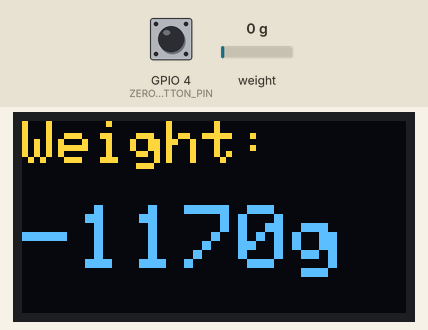
The sketch below on a simulated ESP32. Parts: 128×64 one-colour display. Inputs (shaded band) come from the test bench; at power-on: GPIO 4 (ZERO_BUTTON_PIN) HIGH, weight on the scale 0 g. The OLED is the two-colour kind (top 16 rows yellow); what the sketch prints to the serial monitor is not drawn.

Above: at 14.7 s.
14.8 s: GPIO 4 (ZERO_BUTTON_PIN) pulled LOW for 1.35 s
At 17.7 s:
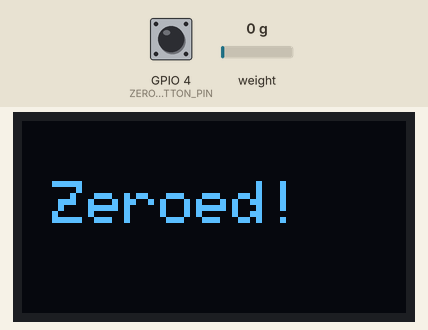
20.1 s: weight on the scale set to 100 g
At 21.5 s:
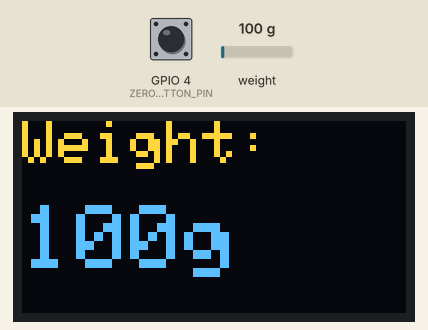
22.5 s: weight on the scale set to 1250 g
At 24.0 s:
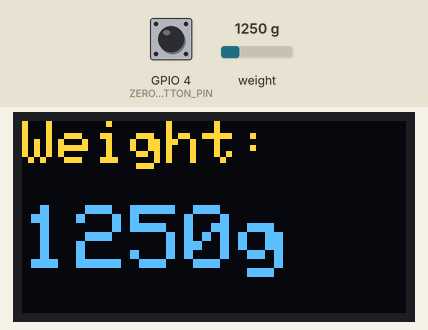
25.0 s: weight on the scale set to 2500 g
At 26.5 s:
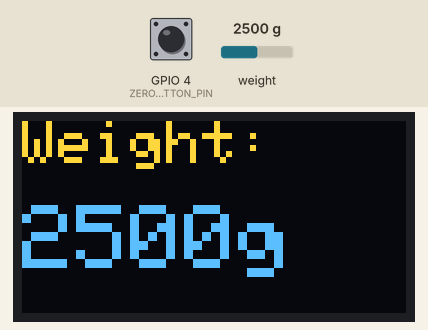
27.4 s: GPIO 4 (ZERO_BUTTON_PIN) pulled LOW for 3.2 s
At 32.2 s:
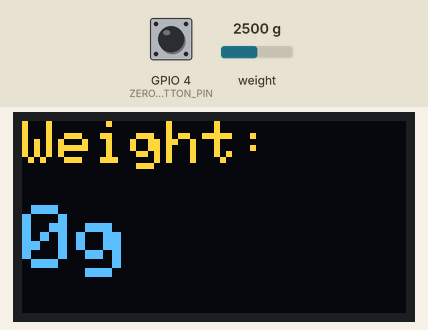
33.1 s: weight on the scale set to 3750 g
At 34.7 s:
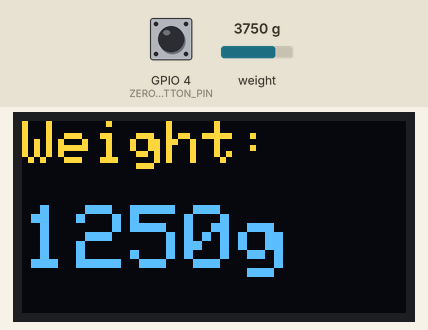
Timing chart, 0 to 36.2 s (numbered marks = the images above; inputs shaded):
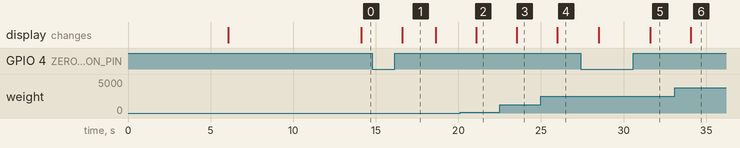

Measured:
- after the input at 14.8 s, the display: changes after 1.8 s (image 1)
- after the input at 20.1 s, the display: changes after 0.99 s (image 2)
- after the input at 22.5 s, the display: changes after 1.0 s (image 3)
- after the input at 25.0 s, the display: changes after 0.99 s (image 4)
- after the input at 27.4 s, the display: first changes after 1.1 s (image 5 shows a later state)
- after the input at 33.1 s, the display: changes after 0.98 s (image 6)
- what the display in image 1 shows lasts 2.0 s, from 16.6 s to 18.6 s

The sketch:

IV_monitoring.ino
```cpp
#include <WiFi.h>
#include <WebServer.h>
#include <Wire.h>
#include <Adafruit_GFX.h>
#include <Adafruit_SSD1306.h>
#include "HX711.h"

// ——— Access Point credentials ————————————————————
const char* AP_SSID = "ScaleAP";
const char* AP_PASS = "scale1234";

// ——— Web server setup ————————————————————————
WebServer server(80);

// ——— OLED display setup —————————————————————
#define SCREEN_WIDTH 128
#define SCREEN_HEIGHT 64
#define OLED_RESET   -1
Adafruit_SSD1306 display(SCREEN_WIDTH, SCREEN_HEIGHT, &Wire, OLED_RESET);

// ——— HX711 setup ——————————————————————————————
const int LOADCELL_DOUT_PIN = 23;  // DT → GPIO23
const int LOADCELL_SCK_PIN  = 19;  // SCK → GPIO19
HX711 scale;

// ——— Tare button setup ——————————————————————
const int ZERO_BUTTON_PIN = 4;     // Pushbutton to GND
float weightOffset = 0.0f;

// ——— Serve web page with current weight ——————————
void handleRoot() {
  float raw   = scale.get_units(10);
  float adj   = raw - weightOffset;
  int   w     = (int)round(adj);

  String html =
    "<!DOCTYPE html><html>"
    "<head><meta http-equiv='refresh' content='1'/>"
    "<title>ESP32 Scale</title></head>"
    "<body style='font-family:Arial; text-align:center; margin:2em;'>"
    "<h1>Weight: " + String(w) + " g</h1>"
    "</body></html>";

  server.send(200, "text/html", html);
}

void setup() {
  Serial.begin(115200);

  // ——— I2C begin for OLED on ESP32-WROOM default I2C pins
  Wire.begin(21, 22);  // SDA=21, SCL=22

  // ——— Initialize OLED ——————————————————————
  if (!display.begin(SSD1306_SWITCHCAPVCC, 0x3C)) {
    Serial.println("OLED init failed");
    while (true) delay(100);
  }

  // ——— Show startup info ——————————————————————
  display.clearDisplay();
  display.setTextColor(SSD1306_WHITE);
  display.setTextSize(1);
  display.setCursor(0, 0);
  display.println("Hotspot SSID:");
  display.println(AP_SSID);
  display.println();
  display.println("Password:");
  display.println(AP_PASS);
  display.display();
  delay(6000);

  // ——— Start Wi-Fi AP —————————————————————————
  WiFi.mode(WIFI_AP);
  WiFi.softAP(AP_SSID, AP_PASS);
  IPAddress apIP = WiFi.softAPIP();
  Serial.print("AP IP address: "); Serial.println(apIP);

  // ——— Display connection hint ——————————————————
  display.clearDisplay();
  display.setTextSize(1);
  display.setCursor(0, 0);
  display.println("Connect to:");
  display.println(AP_SSID);
  display.println("Then go to:");
  display.setTextSize(2);
  display.setCursor(0, 32);
  display.println("http://" + apIP.toString());
  display.display();
  delay(6000);

  // ——— Init web server ————————————————————————
  server.on("/", handleRoot);
  server.begin();

  // ——— HX711 begin ————————————————————————————
  scale.begin(LOADCELL_DOUT_PIN, LOADCELL_SCK_PIN);
  scale.set_scale(412.55819f);  // Use your own calibration factor
  scale.tare();                 // Tare with empty hook
  weightOffset = 1170.0f;       // ← Added to zero initial 1170g reading

  // ——— Setup tare button ————————————————————————
  pinMode(ZERO_BUTTON_PIN, INPUT_PULLUP);  // active low
}

void loop() {
  server.handleClient();

  // ——— Check for tare button press ———————————————
  if (digitalRead(ZERO_BUTTON_PIN) == LOW) {
    delay(50);  // debounce
    if (digitalRead(ZERO_BUTTON_PIN) == LOW) {
      weightOffset = scale.get_units(10);
      Serial.print("New zero offset: ");
      Serial.println(weightOffset);

      display.clearDisplay();
      display.setTextSize(2);
      display.setCursor(10, 20);
      display.println("Zeroed!");
      display.display();
      delay(1000);

      while (digitalRead(ZERO_BUTTON_PIN) == LOW) delay(10);  // wait for release
    }
  }

  // ——— Measure weight ——————————————————————————
  float raw = scale.get_units(10);
  float adj = raw - weightOffset;
  int w = (int)round(adj);

  // ——— Display weight on OLED ————————————————————
  display.clearDisplay();
  display.setTextSize(2);
  display.setCursor(0, 0);
  display.println("Weight:");
  display.setTextSize(3);
  display.setCursor(0, 28);
  display.print(w);
  display.print("g");
  display.display();

  delay(200);
}
```
